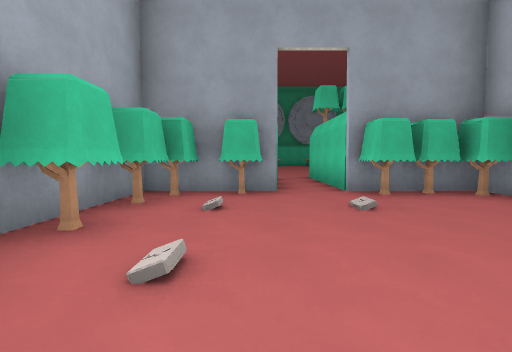
[1] (above)

22 first-person views from a walk through a Godot game level. The camera is 1.5 m above the floor, tilts 4° down and sees 90° across. The floor is counted in squares, 2.53 m on a side. Each view is taken from the middle of a square. On the plan, view 1 faces up. The plan holds only what a view shows up to about 9 squares ahead; the rest is blank. Surface patterns are stand-ins for the level's own textures.

[2]
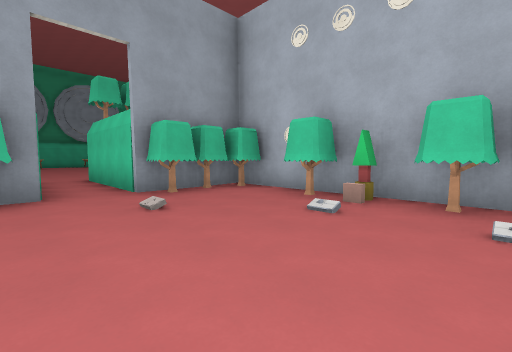

[3]
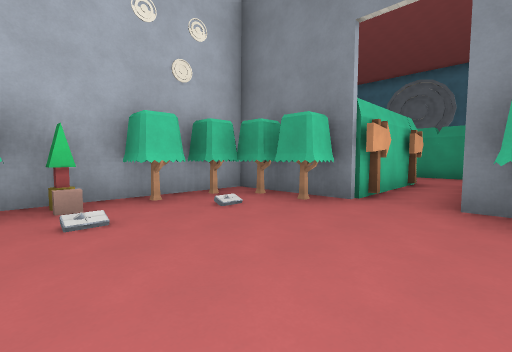

[4]
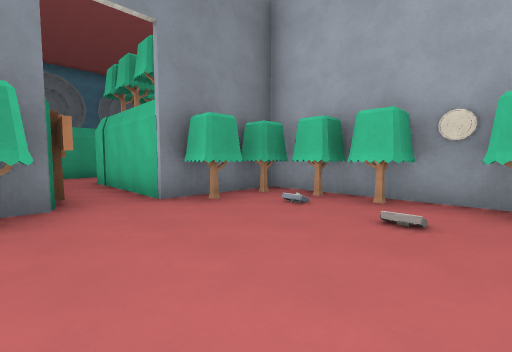

[5]
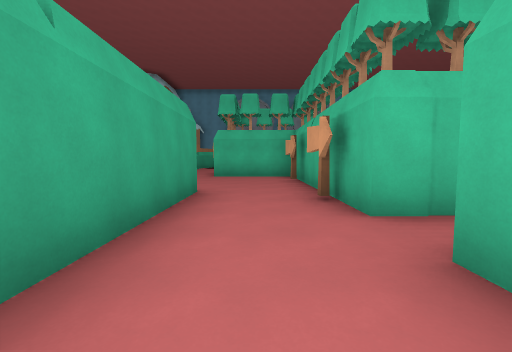

[6]
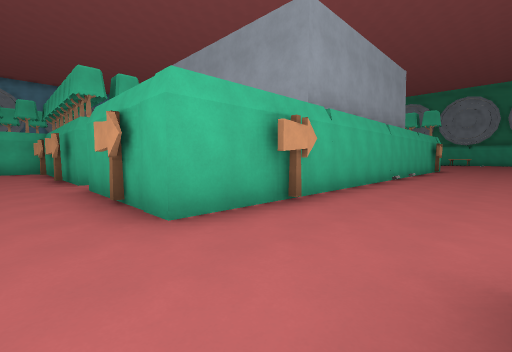

[7]
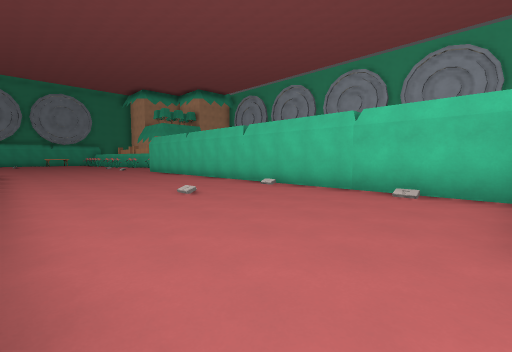

[8]
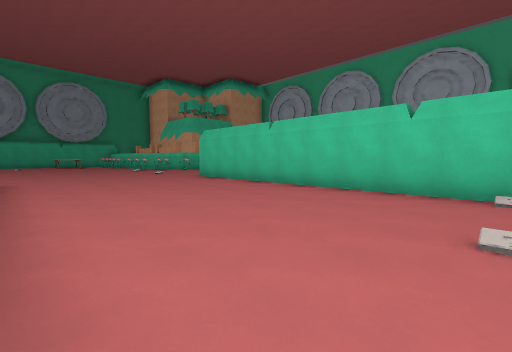

[9]
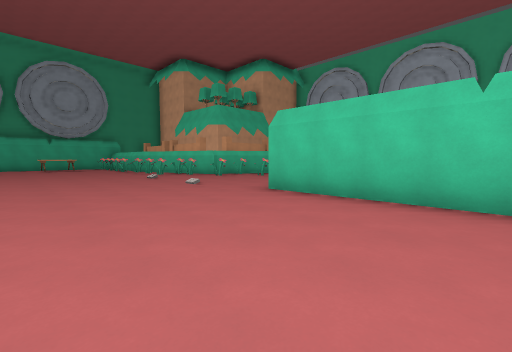

[10]
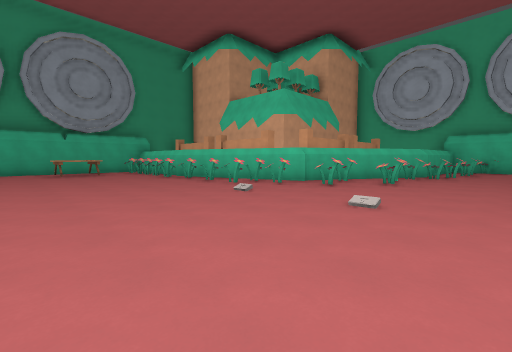

[11]
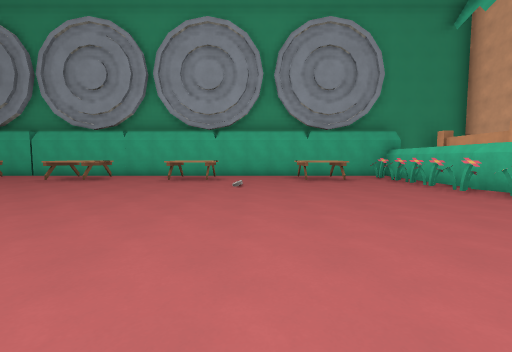

[12]
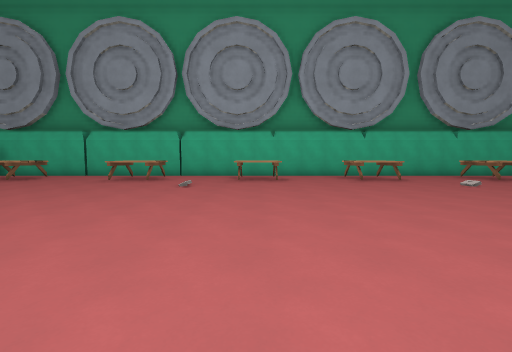

[13]
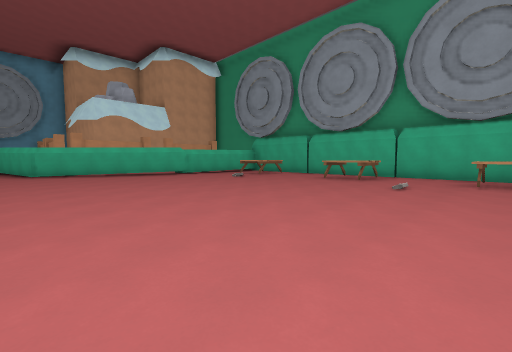

[14]
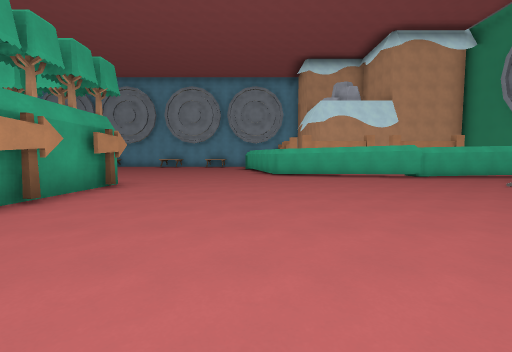

[15]
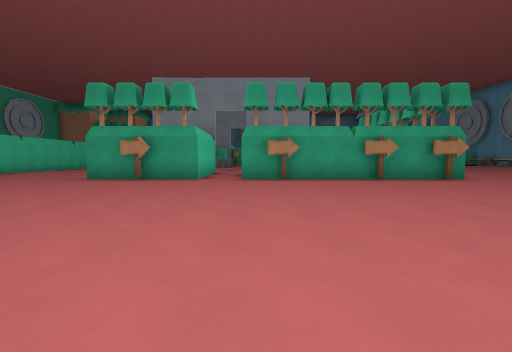

[16]
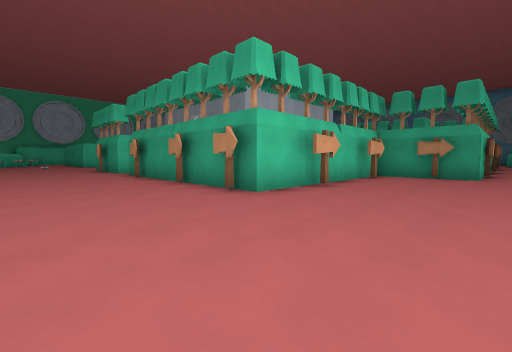

[17]
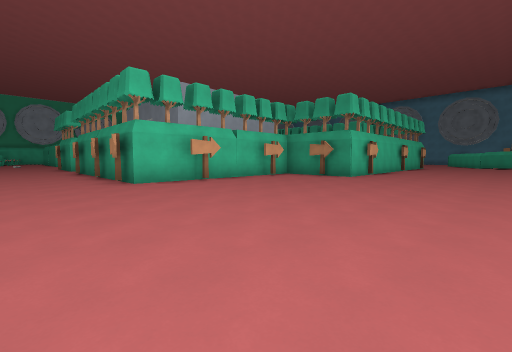

[18]
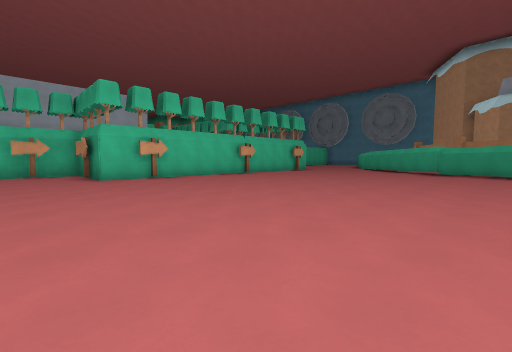

[19]
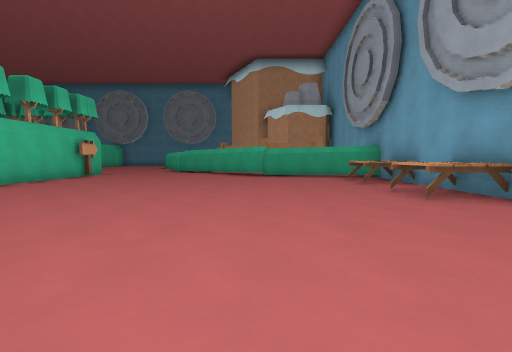

[20]
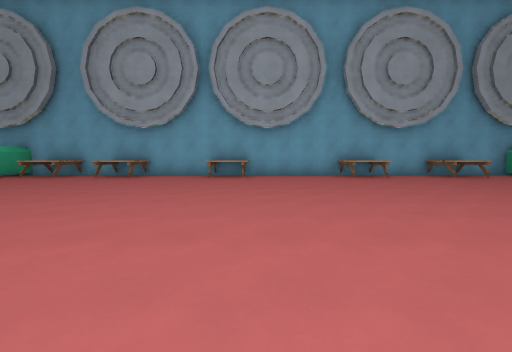

[21]
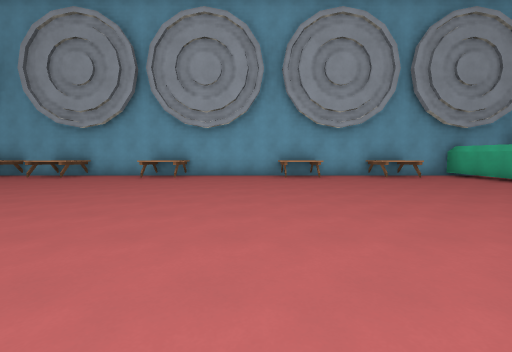

[22]
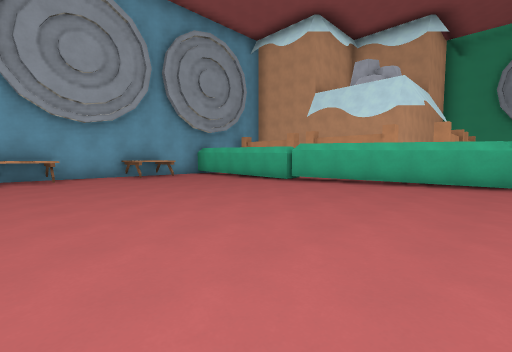

### Floor plan
Key: @ floor where view 1 was taken; # wall or solid block; x gap in a wall; . floor; ^ raised ledge; A ammo; O other object.
Columns run from 18 left of view 1 to 18 right of it. Each row starts with its distance up from view 1.
 20           ####################
 19           #.##.##..x..##.....#
 18           #.^..^^..^..^...^.##
 17           #.................#
 16           #..O...O......O...#
 15          ##.................#
 14          #..................##
 13          #..................##
 12        ###.................O.##
 11 ########.....................###
 10 #.............................######
  9 #^.........................A....##.#.
  8 #^...........#.#.#...#...............
  7 #............######.###.....#
  6 #^..........##    #.# #.....#
  5 #^...........    ##.###.....#
  4 #...........#   ###.###.....#
  3 #...........#   #A.A..#O....#
  2 ##........###   #.....#O....#
  1 #^........#     #A....#.....#
  0 #.........#     ##@...#..A.A#
 -1 #.........#     ###.###.....#
 -2 #^........       ##.###.....#
 -3 ##........        #.###....A#
 -4 #^........#   #####.###.....#
 -5 #^........# #.#..#...##...
 -6 ###.......# #.............
 -7   ###.....###....####
 -8             ..

Where each view was taken, in squares from view 1:
view 1: 0 up, 0 right, facing up
view 2: 0 up, 0 right, facing up-right
view 3: 2 up, 0 right, facing down-right
view 4: 2 up, 2 right, facing down-left
view 5: 6 down, 3 right, facing left
view 6: 6 down, 7 right, facing up-left
view 7: 4 down, 5 right, facing up-right
view 8: 0 up, 5 right, facing up-right
view 9: 4 up, 6 right, facing up-right
view 10: 8 up, 6 right, facing up-right
view 11: 11 up, 6 right, facing up
view 12: 11 up, 1 right, facing up
view 13: 11 up, 1 right, facing up-left
view 14: 11 up, 0 right, facing left
view 15: 15 up, 0 right, facing down
view 16: 11 up, 9 left, facing down-right
view 17: 10 up, 12 left, facing down-right
view 18: 4 up, 16 left, facing down-right
view 19: 2 up, 14 left, facing down
view 20: 2 up, 9 left, facing left
view 21: 4 up, 9 left, facing left
view 22: 5 up, 9 left, facing up-left
